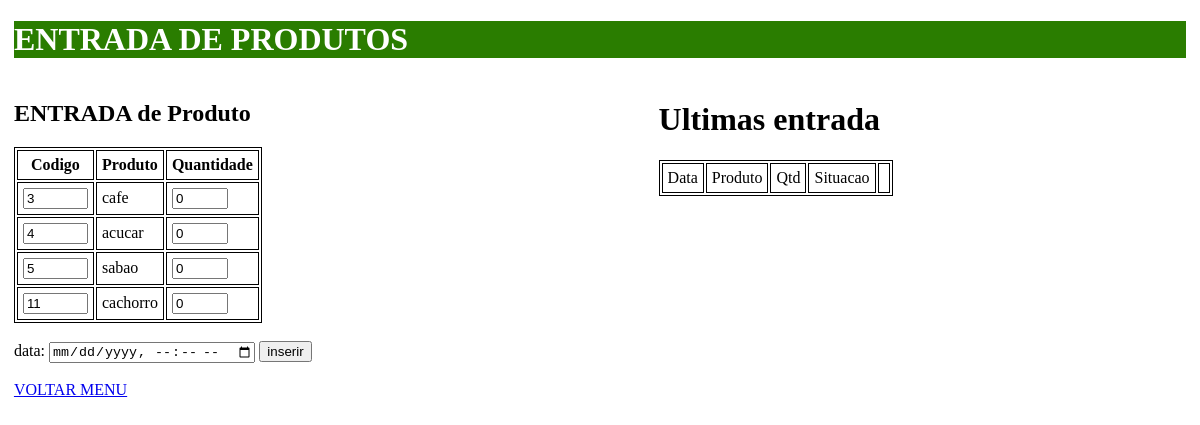
The app's page /estoque/estoque/entrada/, older data.
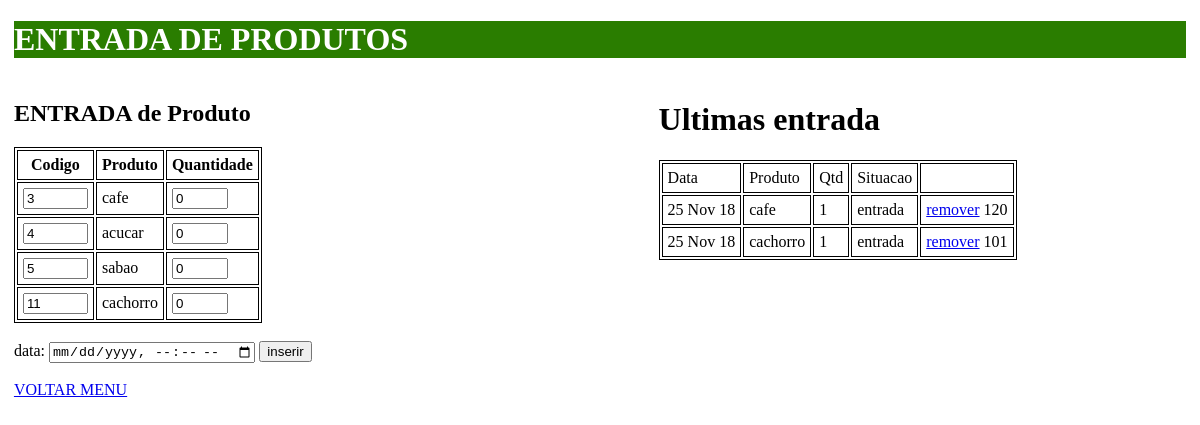
The same page, newer data.
### app_estoque/models.py (models this page shows, shortened)
class Produto(models.Model):
    data_cad = models.DateTimeField(auto_now_add='True')
    item_text = models.CharField(max_length=200, unique=True)
    item_descricao = models.TextField(blank=True )
    min_estoque = models.IntegerField(default=0)
    total_estoque = models.IntegerField(default=0)
    def __str__(self):
        return self.item_text

class Estoque(models.Model):
    SITUACAO = (
        ('Entrada', 'entrada'),
        ('Saida', 'saida'),
    )
    data = models.DateTimeField(auto_now_add='True')
    produto = models.ForeignKey(Produto, on_delete=models.CASCADE)
    situacao = models.CharField(max_length=7, choices=SITUACAO)
    qtd = models.IntegerField(default=0)

### app_estoque/views.py (the view)
# urls.py: path('estoque/<operacao>/', views.estoque, name='estoque'),
def estoque(request, operacao=None):
    produtos = Produto.objects.all()
    if request.method == 'POST':
        lqtd = request.POST.getlist('f_qtd')
        litens = request.POST.getlist('item')
        tamanho=len(litens)
        for pos in range(tamanho):
            if not lqtd[pos] == '0':
                if operacao =="saida":
                    lqtd[pos] = -1 * int(lqtd[pos])
                produto = Produto.objects.get(id=litens[pos])
                produto.estoque_set.create(qtd=(lqtd[pos]),situacao=operacao)
                produto.total_estoque= produto.total_estoque + int(lqtd[pos])
                produto.save()
            else:
                continue
        return HttpResponseRedirect(reverse('estoque', args=(operacao,)), {'operacao':operacao})
    else:
        latest = Estoque.objects.filter(situacao=operacao, data__date=date.today()).order_by('-data')[:5]
        return render(request, 'estoque.html', {'produtos':produtos, 'operacao':operacao, 'latest':latest})

### app_estoque/templates/estoque.html (shortened to what this page needs)
{% load static %}
<!DOCTYPE html>
<html lang="en" dir="ltr">
  <head>
    <link rel="stylesheet" type="text/css" href="{% static 'app_estoque/style.css' %}">
  </head>
  <body>
    <div class="tudo">
      <div class="topo">
        <h1> {{ operacao|upper }} DE PRODUTOS </h1>
      </div>
      <div class="esquerda" align="left">
        <form action="{% url 'estoque' operacao=operacao %}" method="post">
          <h2>{{ operacao|upper }} de Produto </h2>
          <table>
            <tr>
              <th>Codigo</th>
              <th>Produto</th>
              <th>Quantidade</th>
            </tr>
          {% for item in produtos %}
            <tr>
              <td><input type="text" readonly size="5" maxlength="3" name="item" id="item{{ forloop.counter }}" value="{{item.id}}"></td>
              <td><label for="item{{ forloop.counter }}">{{ item.item_text }}</label></td>
              <td><input type="number" min="0" max="50" name="f_qtd" id="item{{ forloop.counter }}" size="3" value="0" ></td>
            </tr>
          {% endfor %}
          </table>
          <br>
          data: <input type="datetime-local" name="data" value="{% now "d/M/y" %}">
          <input type="submit" value="inserir">
          </form>
      </div>
      <div class="direita">
        <h1>Ultimas {{operacao}}</h1>
        <table>
          <tr>
            <td>Data</td>
            <td>Produto</td>
            <td>Qtd</td>
            <td>Situacao</td>
            <td></td>
          </tr>
          {% for latest_itens in latest  %}
          <tr>
            <td>{{latest_itens.data|date:"d M y"}}</td>
            <td>{{latest_itens.produto}}</td>
            <td>{{latest_itens.qtd}}</td>
            <td>{{latest_itens.situacao}}</td>
            <td> <a href="{% url 'remover' item=latest_itens.id pag_saida=operacao %}">remover</a> {{latest_itens.id}}</td>
          </tr>
          {% endfor %}
        </table>
      </div>
      <div class="rodape">
        <br>
        <a href="{% url 'index' %}">VOLTAR MENU</a>
      </div>
  </div>
  </body>
</html>

Row changes from the older to the newer data that the page shows:
added Estoque: data "25 Nov 18", produto "cafe", qtd "1", situacao "entrada", id "120"
added Estoque: data "25 Nov 18", produto "cachorro", qtd "1", situacao "entrada", id "101"
